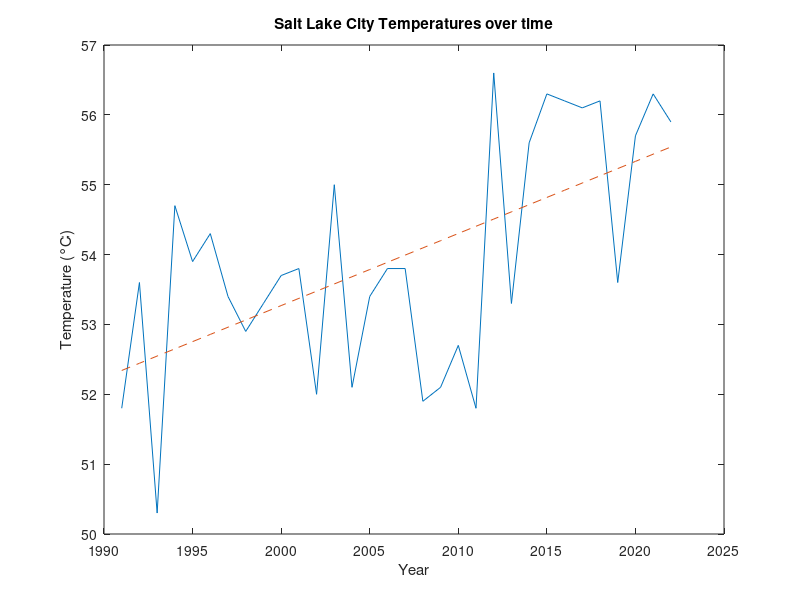
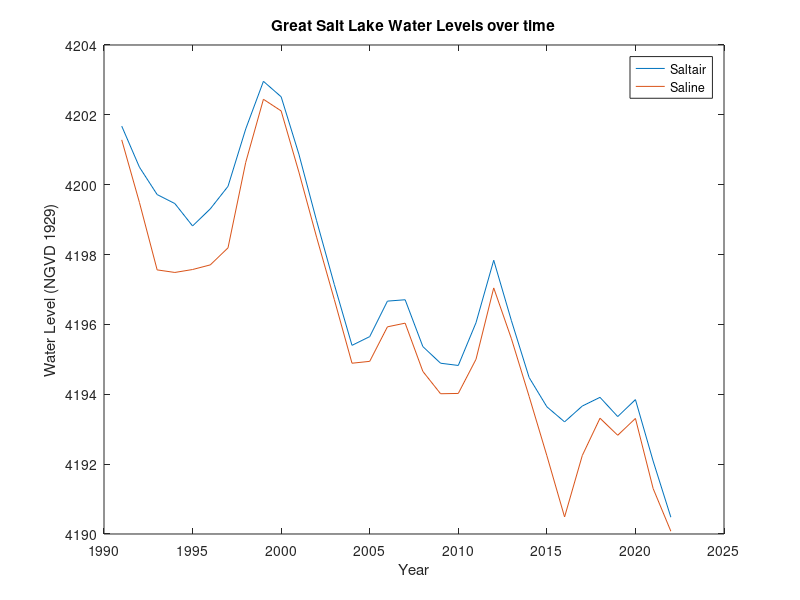
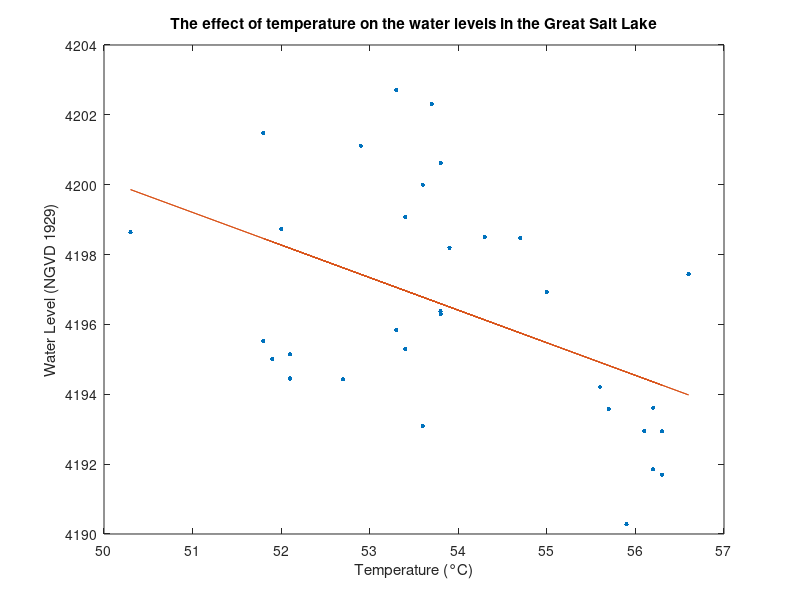

MATLAB code to generate these figures, in order:
%% Retrieves Data
data = load('GSLData.csv');
years = data(:, 1);
temperatures = data(:, 2);
saltair = data(:, 3);
saline = data(:, 4);

%% Plots
figure();
plot(years, temperatures);
hold on;
title('Salt Lake City Temperatures over time')
xlabel('Year');
ylabel('Temperature (°C)');
% Fit a linear trendline to the data
[p, S] = polyfit(years, temperatures, 1);

% Evaluate the trendline at the data points
tvy_trend = polyval(p, years);
plot(years, tvy_trend, '--');

figure();
plot(years, saltair);
hold on;
plot(years, saline);
title('Great Salt Lake Water Levels over time')
xlabel('Year');
ylabel('Water Level (NGVD 1929)');
legend('Saltair', 'Saline')
hold off;

%% Plots Temperature against Water Levels
waterLevels = (saltair+saline)/2;
figure();

plot(temperatures, waterLevels, '.', 'LineStyle', 'none', 'MarkerSize', 10);
xlabel('Temperature (°C)');
title('The effect of temperature on the water levels in the Great Salt Lake');
ylabel('Water Level (NGVD 1929)');
hold on;
% Fit a linear trendline to the data
[m, b] = polyfit(temperatures, waterLevels, 1);

% Evaluate the trendline at the data points
tw_trend = polyval(m, temperatures);
plot(temperatures, tw_trend, '-');

%% Calculates Correlation Coefficient
CCF = corrcoef(temperatures, saltair);
CCS = corrcoef(temperatures, saline);